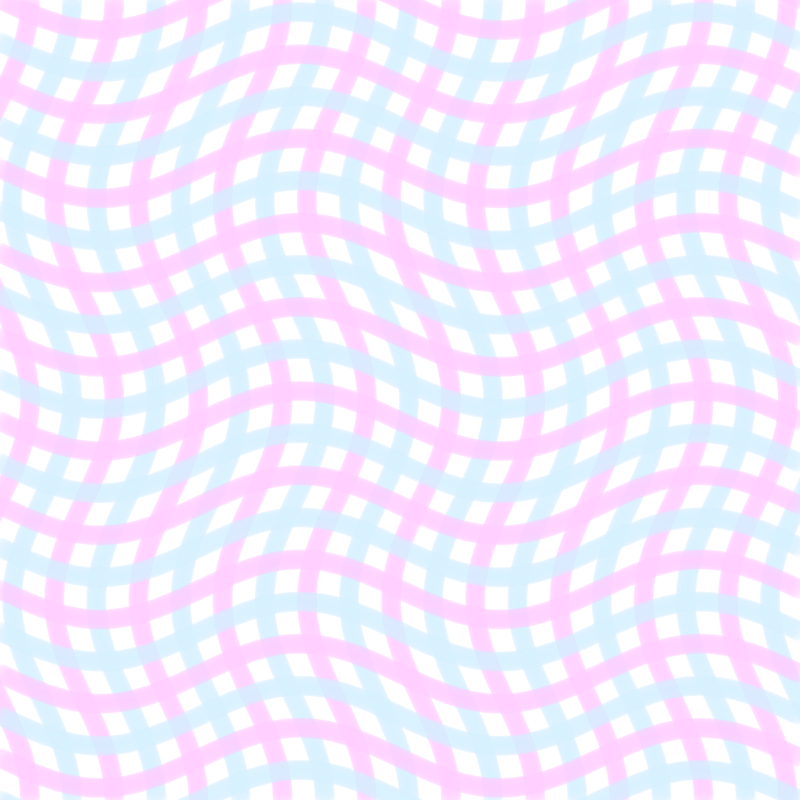
Frame 1 (no input)
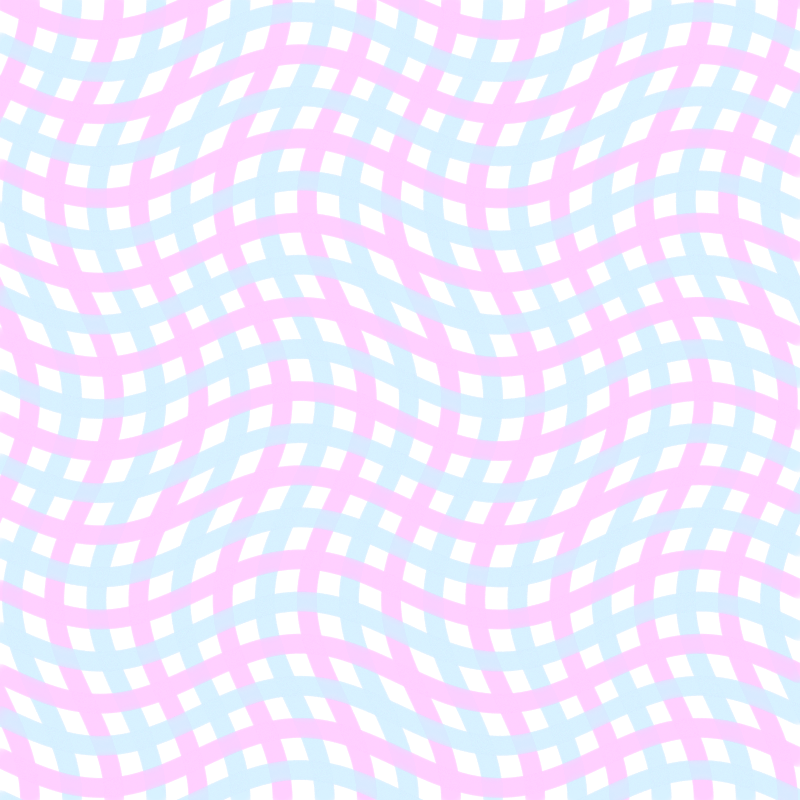
Frame 2 (the mouse pressed at the canvas centre, redrawn once)

The Processing sketch that drew these frames (run headless with seeded random() and noise(); the mouse was pressed at the canvas centre and the sketch redrawn once):

// Processing sketch: sketch_210729a
// ── sketch_210729a.pde
float num;
float xpt;
float ypt;
float pt_add;
float elsize;
float inum;
float xamp;
float yamp;
boolean f01;

void setup()
{
  size(800, 800);
  background(255);
}

void draw()
{
  noLoop();
  ellipseMode(CENTER);
  noStroke();
  
  num = 2;
  pt_add = 800.0/(num*360);
  elsize = 20;
  inum = 20;
  xamp = 30;
  yamp = 30;
  f01 = true;
  
  for(int i=0; i<inum; i++)
  {
    if(f01==true)
    {
      fill(#FBC9FC, 30);
    }
    else if(f01==false)
    {
      fill(#D6EFFC, 30);
    }
    
    for(int j=0; j<num*360; j++)
    {
      xpt = cos(radians(j));
      ellipse(i*(800/(inum-1))+xpt*xamp, ypt, elsize, elsize);
      ypt+=pt_add;
    }
      
    ypt=0;
    f01=!f01;
  }
  
  for(int i=0; i<inum; i++)
  {
    if(f01==true)
    {
      fill(#FBC9FC, 30);
    }
    else if(f01==false)
    {
      fill(#D6EFFC, 30);
    }
    
    for(int j=0; j<num*360; j++)
    {
      ypt = sin(radians(j));
      ellipse(xpt, i*(800/(inum-1))+ypt*yamp, elsize, elsize);
      xpt+=pt_add;
    }
      
    xpt=0;
    f01=!f01;
  }
  
  save("pinkblue.png");
}
